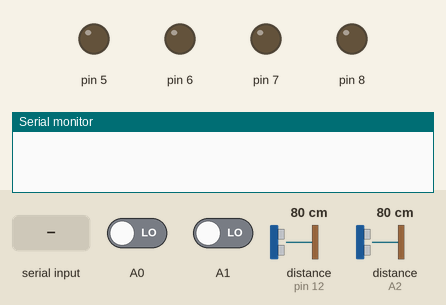
Simulated run of this sketch. Board: Arduino Uno, built with avr-gcc and run on an emulated ATmega328P. Parts: output pins drawn as LEDs (lit = HIGH), the last lines printed to the serial monitor. The test bench sets the inputs (shaded band); at power-on: A1 LOW, distance to the obstacle (sensors on pin 12, A2) 80 cm, A0 LOW. The echo pulse lasts 58.3 µs per cm; pins used as bus, display or sensor lines are not drawn.

Above: at 1.2 s.
1.3 s: "y" received over Serial
At 1.7 s:
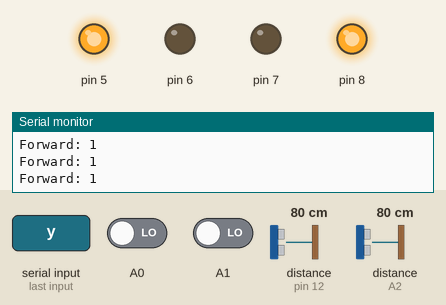
4.3 s: A1 driven HIGH
At 5.0 s:
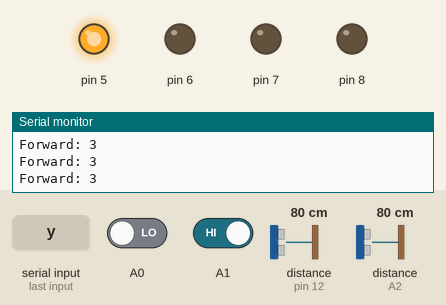
5.8 s: distance to the obstacle (sensor on pin 12) set to 24 cm
7.3 s: distance to the obstacle (sensor on pin 12) set to 19 cm
At 8.4 s:
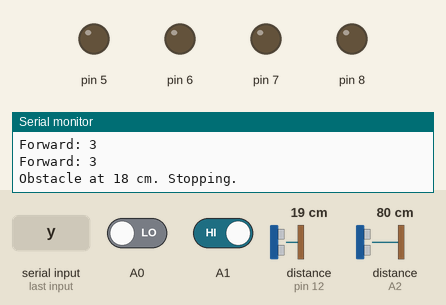
10.3 s: distance to the obstacle (sensor on pin 12) set to 35 cm
At 12.0 s:
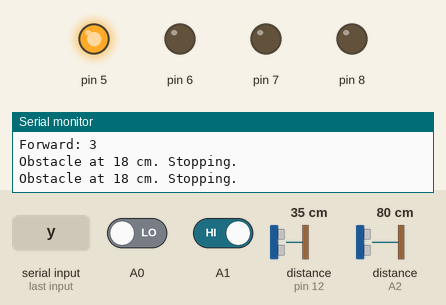
12.8 s: distance to the obstacle (sensor on pin 12) set to 2 cm
At 13.9 s:
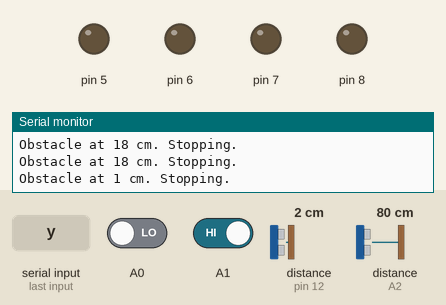
Timing chart, 0 to 15.3 s (numbered marks = the images above; inputs shaded):
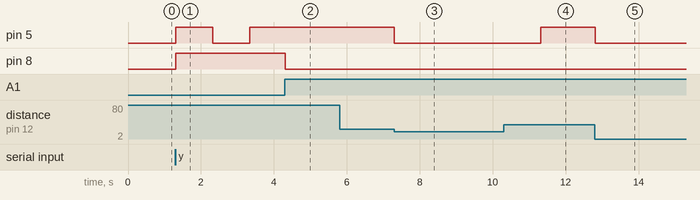

Measured:
- the behaviour switches between 22 and 21 cm on distance to the obstacle (sensor on pin 12) (found by bisection; images 2 and 3)
- after the input at 1.3 s, pin 5: LOW → HIGH at once, → LOW 1.0 s later, → HIGH 1.0 s later; pin 8: LOW → HIGH at once
- after the input at 4.3 s, pin 5: stays HIGH (without the input it goes to LOW after 1.1 s); pin 8: HIGH → LOW at once
- after the input at 5.8 s, every drawn part: stays the same
- after the input at 7.3 s, pin 5: HIGH → LOW at once
- after the input at 10.3 s, pin 5: LOW → HIGH after 1.0 s
- after the input at 12.8 s, pin 5: HIGH → LOW at once

The sketch:

arduino_buggy_system.ino
```cpp
/*
Hardware Connections

A0 -> Left IR Sensor
A1 -> Right IR Sensor
A2 -> Gantry IR Receiver

D13 -> Ultrasonic Trigger Pin
D12 -> Ultrasonic Echo Pin

D5  -> Left Motor Forward
D6  -> Left Motor Reverse

D8  -> Right Motor Forward
D7  -> Right Motor Reverse
*/

const int OBSTACLE_DISTANCE = 20;

int count = 0;
int leftSensor, rightSensor;

int flag = 0;

long st = millis(), endt;

const int trigPin = 13;
const int echoPin = 12;

int prevGantry = 0;

void setup() {
  Serial.begin(9600);

  pinMode(A0, INPUT);
  pinMode(A1, INPUT);
  pinMode(A2, INPUT);

  pinMode(trigPin, OUTPUT);
  pinMode(echoPin, INPUT);

  pinMode(5, OUTPUT);
  pinMode(6, OUTPUT);
  pinMode(8, OUTPUT);
  pinMode(7, OUTPUT);
}

void forward() {
  digitalWrite(5, HIGH);
  digitalWrite(6, LOW);
  digitalWrite(8, HIGH);
  digitalWrite(7, LOW);
}

void left() {
  digitalWrite(8, LOW);
  digitalWrite(6, LOW);
  digitalWrite(5, HIGH);
  digitalWrite(7, LOW);
}

void right() {
  digitalWrite(8, HIGH);
  digitalWrite(6, LOW);
  digitalWrite(5, LOW);
  digitalWrite(7, LOW);
}

void stopMotors() {
  digitalWrite(5, LOW);
  digitalWrite(6, LOW);
  digitalWrite(8, LOW);
  digitalWrite(7, LOW);
}

int getDistance() {
  digitalWrite(trigPin, LOW);
  delayMicroseconds(2);

  digitalWrite(trigPin, HIGH);
  delayMicroseconds(10);
  digitalWrite(trigPin, LOW);

  long duration = pulseIn(echoPin, HIGH, 20000);

  if (duration == 0)
    return -1;

  return duration * 0.0343 / 2;
}

void loop() {

  if (Serial.available() > 0 && Serial.read() == 'y') {
    flag = 1;
  }

  if (flag == 1) {

    // Gantry Detection
    int gantryPulse = pulseIn(A2, HIGH, 5000);

    if (gantryPulse >= 500 && gantryPulse < 1000 && prevGantry != 1) {
      Serial.println("Gantry 1 detected");
      stopMotors();
      delay(1000);
      prevGantry = 1;
    }

    else if (gantryPulse >= 1000 && gantryPulse < 2000 && prevGantry != 2) {
      Serial.println("Gantry 2 detected");
      stopMotors();
      delay(1000);
      prevGantry = 2;
    }

    else if (gantryPulse >= 2000 && gantryPulse < 3000 && prevGantry != 3) {
      Serial.println("Gantry 3 detected");
      stopMotors();
      delay(1000);
      prevGantry = 3;
    }

    // Obstacle Detection
    int distance = getDistance();

    if (distance != -1 && distance <= OBSTACLE_DISTANCE) {
      Serial.print("Obstacle at ");
      Serial.print(distance);
      Serial.println(" cm. Stopping.");

      stopMotors();
      delay(2000);
      return;
    }

    // Line Following
    leftSensor = digitalRead(A0);
    rightSensor = digitalRead(A1);

    if (leftSensor == 1 && rightSensor == 1)
      forward();

    else if (leftSensor == 0 && rightSensor == 1)
      left();

    else if (leftSensor == 1 && rightSensor == 0)
      right();

    else if (leftSensor == 0 && rightSensor == 0) {

      endt = millis();

      if (endt - st > 1000) {
        count++;
        st = millis();
      }

      switch (count) {

        case 1:
        case 3:
        case 4:
        case 6:
          Serial.print("Forward: ");
          Serial.println(count);
          forward();
          break;

        case 2:
          Serial.print("RIGHT Turn: ");
          Serial.println(count);
          right();
          delay(500);
          break;

        case 5:
          Serial.print("Right Turn: ");
          Serial.println(count);
          right();
          delay(300);
          break;

        case 7:
          Serial.print("Forward: ");
          Serial.println(count);
          forward();
          delay(300);
          break;

        default:
          stopMotors();
          Serial.println("Stopped");
          flag = 0;
          break;
      }
    }
  }
}
```
